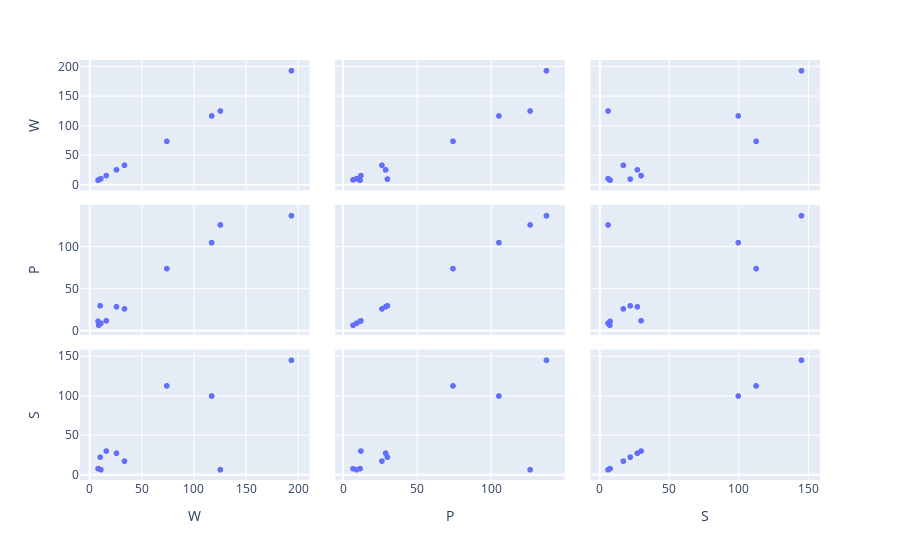

Here is the notebook cell this chart was saved with:
### Code cell
fig = px.scatter_matrix(df)
fig.show()

# sf.best_save(fig, 'matrixscatter')

### Figure 1 — Plotly figure (JSON) as saved in the notebook; plotly's stock layout.template omitted (floating-point values rounded to 4 significant figures)
{"data": [{"dimensions": [{"axis": {"matches": true}, "label": "W", "values": [193.6, 117, 74, 125.4, 8.03, 10.72, 8.67, 10.01, 25.7, 33.4, 15.9]}, {"axis": {"matches": true}, "label": "P", "values": [137.5, 105.4, 74.4, 126.5, 11.62, 9.28, 6.91, 30.1, 28.9, 26.4, 12.2]}, {"axis": {"matches": true}, "label": "S", "values": [145.4, 99.9, 112.8, 6.24, 7.68, 6.23, 7.51, 22.2, 27.3, 17.2, 30]}], "hovertemplate": "%{xaxis.title.text}=%{x}<br>%{yaxis.title.text}=%{y}<extra></extra>", "legendgroup": "", "marker": {"color": "#636efa", "symbol": "circle"}, "name": "", "showlegend": false, "type": "splom"}], "layout": {"dragmode": "select", "legend": {"tracegroupgap": 0}, "margin": {"t": 60}}}
